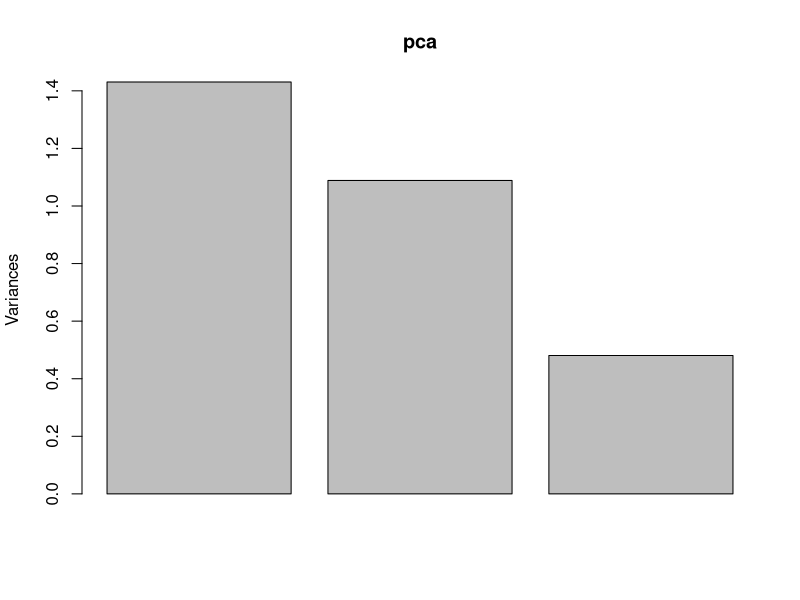

R code for this plot:

# import data
data <- read.csv("./../clean_data/all_data_combined.csv")
data <- data[data$species=="BRTE",]

# only complete data set
bdata <- data[!is.na(data$aboveground_mass),]
traits <- bdata[,c("max.height","length_cm","root_mass","total_leaf_area","total_leaf_mass")]
bdata.complete <- bdata[which(complete.cases(traits)==TRUE),]
bdata.complete <- bdata.complete[bdata.complete$subplot=="R",]

# calculate SLA
bdata.complete$total_leaf_area <- bdata.complete$total_leaf_area/100
bdata.complete$SLA <- as.numeric(bdata.complete$total_leaf_area)/as.numeric(bdata.complete$total_leaf_mass)

# calculate SRL
bdata.complete$SRL <- as.numeric(bdata.complete$length_cm)/as.numeric(bdata.complete$root_mass)
bdata.complete <- bdata.complete[-which(bdata.complete$SRL==Inf),]

# just get traits
bdata.complete$max.height <- as.numeric(bdata.complete$max.height)
pca.data <- bdata.complete[,c("SLA","SRL","max.height")]

pca <- prcomp(pca.data,center=TRUE,scale. = TRUE)

summary(pca)
plot(pca)

# add pc scores to data frame
bdata.complete$PC1 <- pca$x[,1]
bdata.complete$PC2 <- pca$x[,2]

write.csv(bdata.complete,"./../clean_data/pca_data.csv",row.names = FALSE)

# extract loadings
loads <- as.data.frame(pca$rotation[,1:2])

rm(bdata.complete)
